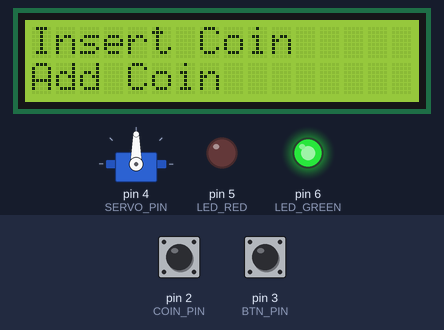
A sketch run on a simulated Arduino Nano, built with avr-gcc and run on an emulated ATmega328P. Parts: servo, 16×2 character LCD, output pins drawn as LEDs (lit = HIGH). The test bench sets the inputs (shaded band); at power-on: pin 2 (COIN_PIN) HIGH, pin 3 (BTN_PIN) HIGH. What the sketch prints to the serial monitor is not drawn.

Above: at 1.2 s.
1.3 s: pin 2 (COIN_PIN) pulled LOW for 0.15 s
At 1.9 s:
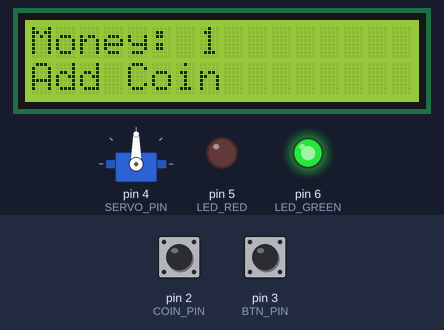
3.1 s: pin 2 (COIN_PIN) pulled LOW for 1 s
At 4.5 s:
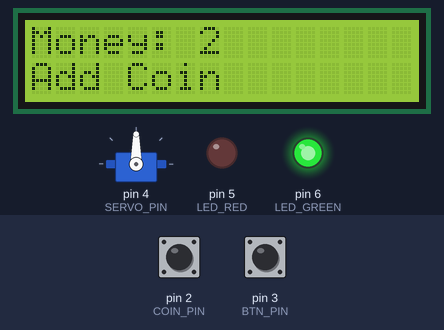
5.6 s: pin 2 (COIN_PIN) pulsed LOW 5 times (0.12 s each, 0.3 s apart)
At 8.3 s:
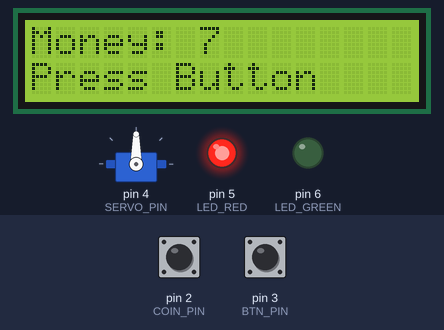
8.6 s: pin 3 (BTN_PIN) pulled LOW for 0.15 s
At 10.42 s:
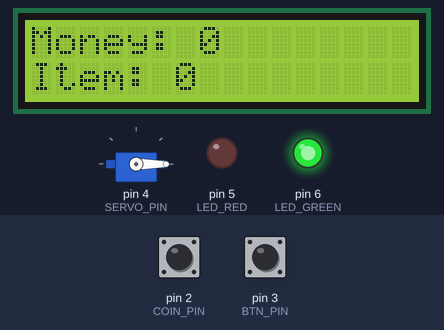
Timing chart, 0 to 11.9 s (numbered marks = the images above; inputs shaded):
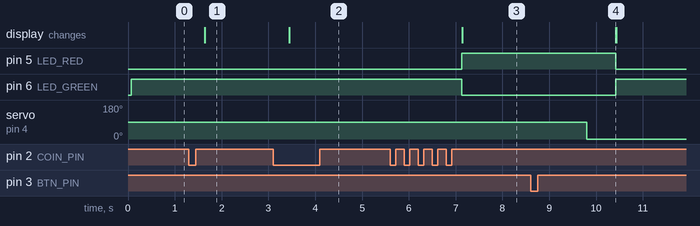

The sketch:

sketch_jan3a.ino
```cpp
#include <Wire.h>
#include <LiquidCrystal_I2C.h>
#include <Servo.h>

#define COIN_PIN 2
#define BTN_PIN 3
#define SERVO_PIN 4
#define LED_RED 5
#define LED_GREEN 6

LiquidCrystal_I2C lcd(0x27,16,2);
Servo motor;

volatile int pulseCount = 0;
unsigned long lastPulseTime = 0;

int totalMoney = 0;
const int PRICE = 5;

bool lastBtn = HIGH;     // สำหรับตรวจจับการกด 1 ครั้ง
bool vending = false;   // ล็อกไม่ให้กดซ้ำ

void coinISR(){
  pulseCount++;
  lastPulseTime = millis();
}

void setRed(){
  digitalWrite(LED_RED, LOW);
  digitalWrite(LED_GREEN, HIGH);
}

void setGreen(){
  digitalWrite(LED_RED, HIGH);
  digitalWrite(LED_GREEN, LOW);
}

void show(){
  lcd.clear();
  lcd.setCursor(0,0);
  lcd.print("Money: ");
  lcd.print(totalMoney);
  lcd.setCursor(0,1);
  lcd.print("Item: ");
  lcd.print(totalMoney / PRICE);
}

void setup(){
  Serial.begin(9600);

  pinMode(COIN_PIN, INPUT_PULLUP);
  pinMode(BTN_PIN, INPUT_PULLUP);
  pinMode(LED_RED, OUTPUT);
  pinMode(LED_GREEN, OUTPUT);

  motor.attach(SERVO_PIN);

  lcd.init();
  lcd.backlight();

  attachInterrupt(digitalPinToInterrupt(COIN_PIN), coinISR, FALLING);

  setRed();
  lcd.setCursor(0,0);
  lcd.print("Insert Coin");
  lcd.setCursor(0,1);
  lcd.print("Price 5 Baht");
}

void loop(){

  // ===== รับเหรียญ =====
  if (pulseCount > 0 && millis() - lastPulseTime > 300){
    int c = pulseCount;
    pulseCount = 0;
    totalMoney += c;
    show();
  }

  int canVend = totalMoney / PRICE;

  // ===== แสดงสถานะ =====
  if (canVend <= 0){
    setRed();
    lcd.setCursor(0,1);
    lcd.print("Add Coin       ");
  } else {
    setGreen();
    lcd.setCursor(0,1);
    lcd.print("Press Button   ");
  }

  // ===== ตรวจปุ่ม (กดครั้งเดียว) =====
  bool btn = digitalRead(BTN_PIN);

  if (!vending && lastBtn == HIGH && btn == LOW){
    // 👉 กดปุ่ม “ครั้งเดียว”
    if (canVend > 0){
      vending = true;

      for (int i = 0; i < canVend; i++){
        motor.write(90);
        delay(1200);
        motor.write(0);
        delay(600);
      }

      totalMoney = 0;
      show();
      setRed();

      Serial.println("BUY_EVENT");

      vending = false;
    }
  }

  lastBtn = btn;
}
```

Measured:
- after the input at 1.3 s, the display: changes after 0.34 s (image 1)
- after the input at 3.1 s, the display: changes after 0.34 s (image 2)
- after the input at 5.6 s, pin 5 (LED_RED): LOW → HIGH after 1.5 s; pin 6 (LED_GREEN): HIGH → LOW after 1.5 s; the display: changes after 1.5 s (image 3)
- after the input at 8.6 s, pin 5 (LED_RED): HIGH → LOW after 1.8 s; pin 6 (LED_GREEN): LOW → HIGH after 1.8 s; servo on pin 4 (SERVO_PIN): 90° → 0° after 1.2 s; the display: changes after 1.8 s (image 4)
